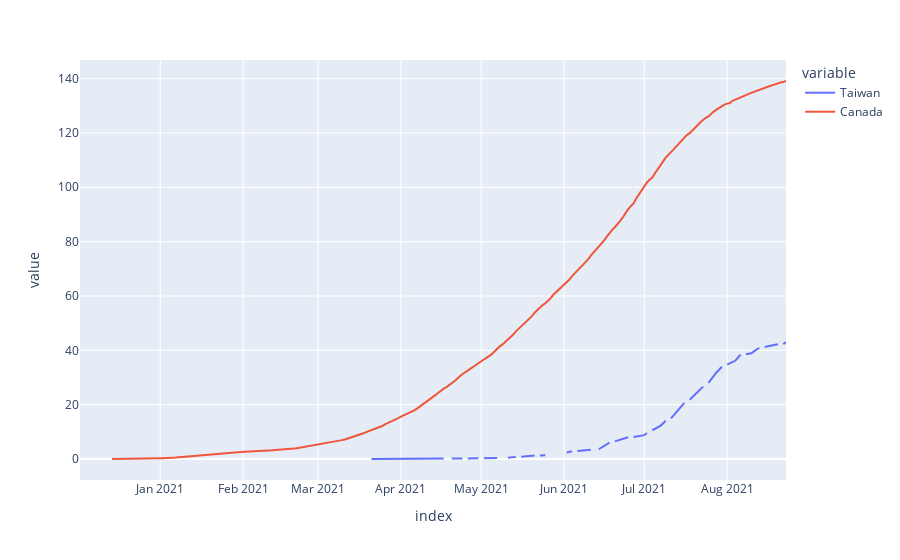

Write notebook code for a chart like this one.
### Code cell
fig.show()

### Figure 1 — Plotly figure (JSON) as saved in the notebook; plotly's stock layout.template omitted (floating-point values rounded to 4 significant figures; data arrays with more than 128 entries replaced by an {"elided": "..."} marker saying what was removed)
{"data": [{"hovertemplate": "variable=Taiwan<br>index=%{x}<br>value=%{y}<extra></extra>", "legendgroup": "Taiwan", "line": {"color": "#636efa", "dash": "solid"}, "marker": {"symbol": "circle"}, "mode": "lines", "name": "Taiwan", "orientation": "v", "showlegend": true, "type": "scatter", "x": {"elided": "265 str values"}, "xaxis": "x", "y": {"elided": "265 float values"}, "yaxis": "y"}, {"hovertemplate": "variable=Canada<br>index=%{x}<br>value=%{y}<extra></extra>", "legendgroup": "Canada", "line": {"color": "#EF553B", "dash": "solid"}, "marker": {"symbol": "circle"}, "mode": "lines", "name": "Canada", "orientation": "v", "showlegend": true, "type": "scatter", "x": {"elided": "265 str values"}, "xaxis": "x", "y": {"elided": "265 float values"}, "yaxis": "y"}], "layout": {"legend": {"title": {"text": "variable"}, "tracegroupgap": 0}, "margin": {"t": 60}, "xaxis": {"anchor": "y", "domain": [0, 1], "title": {"text": "index"}}, "yaxis": {"anchor": "x", "domain": [0, 1], "title": {"text": "value"}}}}
